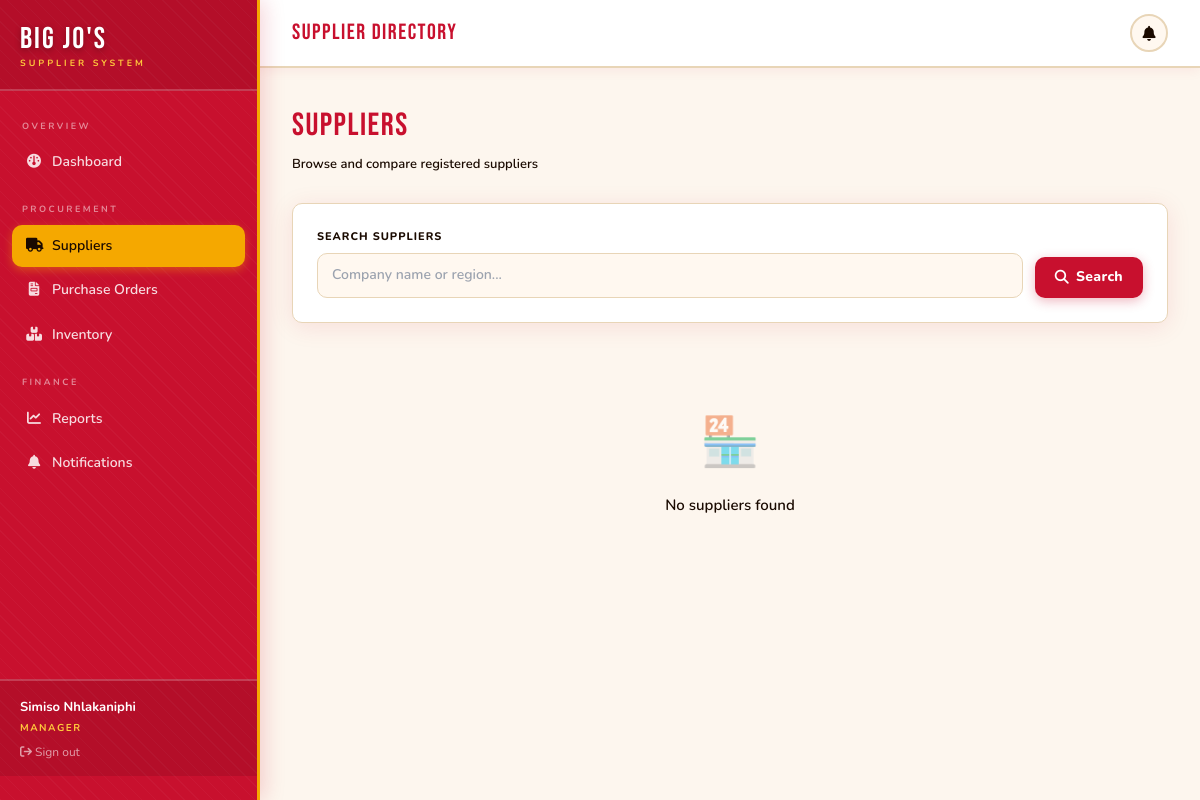
Page /manager/suppliers (signed in) on the earlier database version.
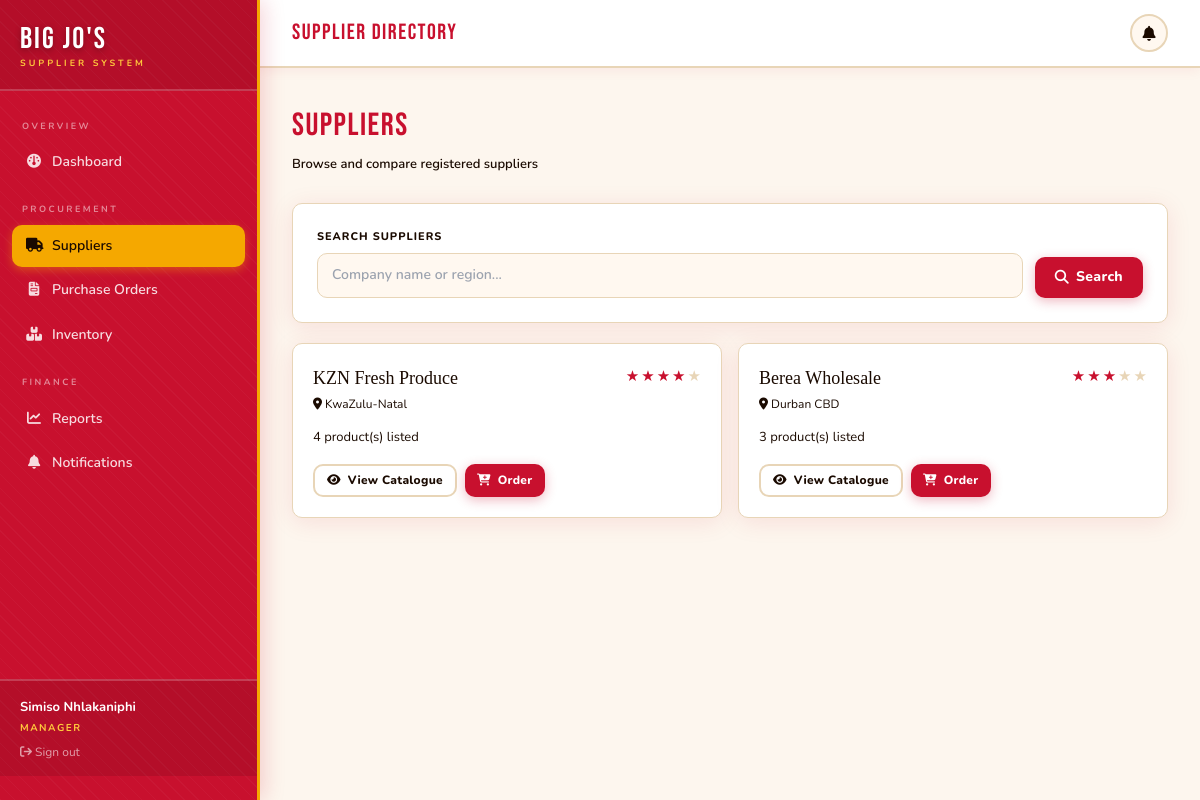
Same page on the later database version.
### app/models/__init__.py (models this page shows, shortened)
class Supplier(db.Model):
    __tablename__ = 'supplier'
    id = db.Column(db.Integer, primary_key=True)
    user_id = db.Column(db.Integer, db.ForeignKey('user.id'), unique=True)
    company_name = db.Column(db.String(120), nullable=False)
    region = db.Column(db.String(100))
    rating = db.Column(db.Float, default=3.0)
    bank_details = db.Column(db.String(200))
    products = db.relationship('Product', backref='supplier', lazy='dynamic')
    orders = db.relationship('PurchaseOrder', backref='supplier', lazy='dynamic')

### app/manager/__init__.py (the view)
@bp.route('/suppliers')
@manager_required
def suppliers():
    q = request.args.get('q', '')
    query = Supplier.query
    if q:
        query = query.join(User).filter(
            db.or_(Supplier.company_name.ilike(f'%{q}%'),
                   Supplier.region.ilike(f'%{q}%')))
    suppliers = query.all()
    return render_template('manager/suppliers.html', suppliers=suppliers, q=q)

### app/__init__.py (called while the page is built)
@login_manager.user_loader
def load_user(user_id):
    from app.models import User
    return db.session.get(User, int(user_id))

### app/manager/__init__.py (called while the page is built)
def manager_required(f):
    @wraps(f)
    def decorated(*args, **kwargs):
        if not current_user.is_authenticated or current_user.role not in ('manager', 'admin'):
            flash('Access restricted to managers.', 'danger')
            return redirect(url_for('auth.login'))
        return f(*args, **kwargs)
    return login_required(decorated)

### app/templates/manager/suppliers.html (shortened to what this page needs)
{% extends 'shared/dashboard_layout.html' %}
{% block page_title %}Supplier Directory{% endblock %}
{% block content %}
<div class="page-header">
  <div>
    <div class="page-title">Suppliers</div>
    <div class="page-subtitle">Browse and compare registered suppliers</div>
  </div>
</div>
<div class="card" style="margin-bottom:20px;">
  <form method="GET" style="display:flex;gap:12px;align-items:flex-end;">
    <div class="form-group" style="flex:1;margin:0;">
      <label class="form-label">Search Suppliers</label>
      <input name="q" class="form-control" placeholder="Company name or region..." value="{{ q }}">
    </div>
    <button type="submit" class="btn btn-primary">
      <i class="fa-solid fa-magnifying-glass"></i> Search
    </button>
  </form>
</div>
{% if suppliers %}
<div style="display:grid;grid-template-columns:repeat(auto-fill,minmax(300px,1fr));gap:16px;">
  {% for s in suppliers %}
  <div class="card" style="padding:20px;">
    <div style="display:flex;justify-content:space-between;align-items:flex-start;margin-bottom:12px;">
      <div>
        <div style="font-family:'DM Serif Display',serif;font-size:18px;">{{ s.company_name }}</div>
        <div style="color:var(--muted);font-size:12px;margin-top:2px;">
          <i class="fa-solid fa-location-dot"></i> {{ s.region or 'Region not set' }}
        </div>
      </div>
      <div style="display:flex;gap:2px;">
        {% for i in range(5) %}
          {% if i < s.rating|int %}
            <span style="color:var(--accent);">★</span>
          {% else %}
            <span style="color:var(--border);">★</span>
          {% endif %}
        {% endfor %}
      </div>
    </div>
    <div style="color:var(--muted);font-size:13px;margin-bottom:16px;">
      {{ s.products.count() }} product(s) listed
    </div>
    <div style="display:flex;gap:8px;">
      <a href="{{ url_for('manager.supplier_detail', supplier_id=s.id) }}" class="btn btn-outline btn-sm">
        <i class="fa-solid fa-eye"></i> View Catalogue
      </a>
      <a href="{{ url_for('manager.new_order') }}" class="btn btn-primary btn-sm">
        <i class="fa-solid fa-cart-plus"></i> Order
      </a>
    </div>
  </div>
  {% endfor %}
</div>
{% else %}
<div class="empty-state">
  <div class="icon">🏪</div>
  <p>No suppliers found{% if q %} matching "{{ q }}"{% endif %}</p>
</div>
{% endif %}
{% endblock %}

Differences in the rows shown:
added Supplier: company_name "KZN Fresh Produce", region "KwaZulu-Natal", rating 4.5 (drawn), products.count "4"
added Supplier: company_name "Berea Wholesale", region "Durban CBD", rating 3.8 (drawn), products.count "3"
Other differences:
text no longer shown: "🏪 No suppliers found"
